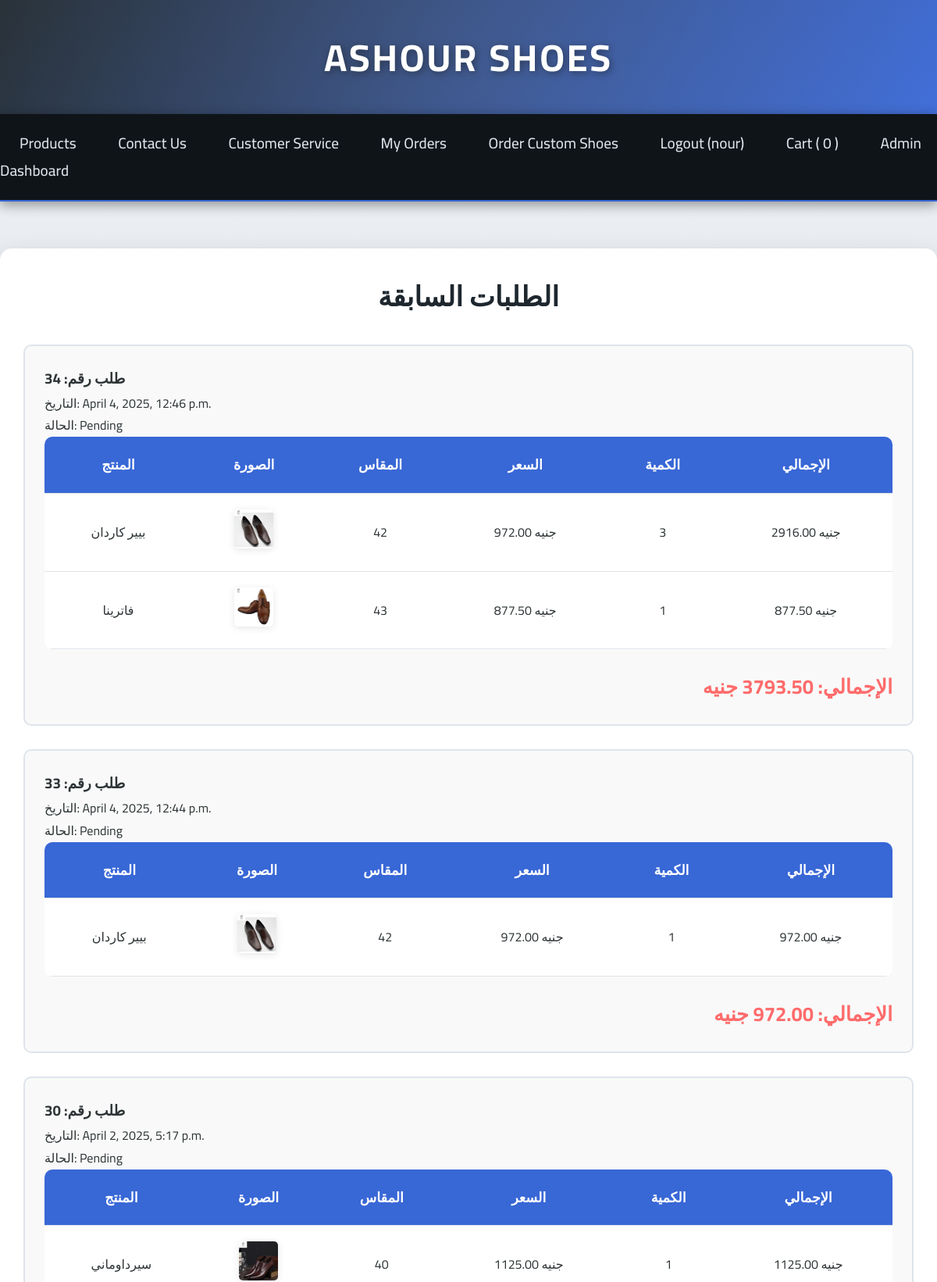
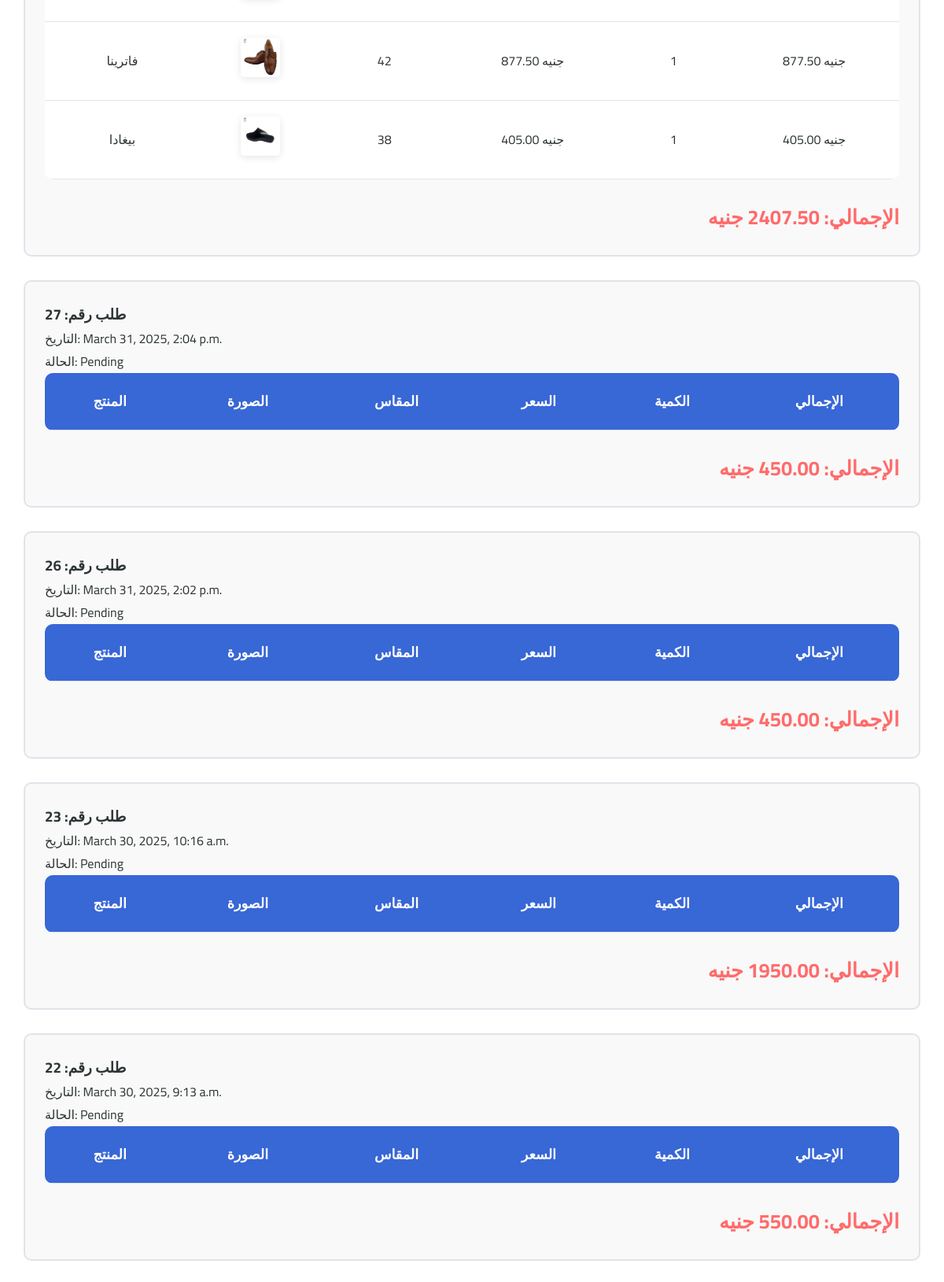
Screenshot of /orders/ (signed in, upper part) with the database file from the repository (2 pictures, top to bottom).
### shop/models.py (models this page shows, shortened)
class Cart(models.Model):
    user = models.OneToOneField(User, on_delete=models.CASCADE)
    created_at = models.DateTimeField(auto_now_add=True)

class Order(models.Model):
    user = models.ForeignKey(User, on_delete=models.CASCADE, related_name='orders')
    created_at = models.DateTimeField(auto_now_add=True)
    total_price = models.DecimalField(max_digits=10, decimal_places=2)
    status = models.CharField(max_length=20, default='Pending')  # Pending, Shipped, Delivered, etc.

class OrderItem(models.Model):
    order = models.ForeignKey(Order, on_delete=models.CASCADE, related_name='items')
    product = models.ForeignKey(Product, on_delete=models.CASCADE)
    quantity = models.PositiveIntegerField()
    size = models.CharField(max_length=10)
    price = models.DecimalField(max_digits=6, decimal_places=2)  # السعر وقت الطلب
    def get_total_price(self):
        return self.quantity * self.price

class Product(models.Model):
    name = models.CharField(max_length=100)
    price = models.DecimalField(max_digits=6, decimal_places=2)
    description = models.TextField()
    image = models.ImageField(upload_to='products/')
    active = models.BooleanField(default=True)

### shop/views.py (the view)
# urls.py: path('orders/', views.view_orders, name='orders'),
@login_required
def view_orders(request):
    orders = Order.objects.filter(user=request.user).order_by('-created_at')
    return render(request, 'pages/orders.html', {'orders': orders})

### templates/pages/orders.html (shortened to what this page needs)
{% extends 'base.html' %}
{% block content %}
<section class="orders-section">
    <h2>الطلبات السابقة</h2>
    {% if orders %}
        {% for order in orders %}
            <div class="order-card">
                <h3>طلب رقم: {{ order.id }}</h3>
                <p>التاريخ: {{ order.created_at }}</p>
                <p>الحالة: {{ order.status }}</p>
                <table class="order-table">
                    <thead>
                        <tr>
                            <th>المنتج</th>
                            <th>الصورة</th>
                            <th>المقاس</th>
                            <th>السعر</th>
                            <th>الكمية</th>
                            <th>الإجمالي</th>
                        </tr>
                    </thead>
                    <tbody>
                        {% for item in order.items.all %}
                        <tr>
                            <td>{{ item.product.name }}</td>
                            <td><img src="{{ item.product.image.url }}" alt="{{ item.product.name }}" style="width: 50px; height: 50px;"></td>
                            <td>{{ item.size }}</td>
                            <td>{{ item.price }} جنيه</td>
                            <td>{{ item.quantity }}</td>
                            <td>{{ item.get_total_price }} جنيه</td>
                        </tr>
                        {% endfor %}
                    </tbody>
                </table>
                <p class="order-total">الإجمالي: {{ order.total_price }} جنيه</p>
            </div>
        {% endfor %}
    {% else %}
        <p>لا توجد طلبات سابقة.</p>
        <a href="{% url 'products' %}"><button>ابدأ التسوق</button></a>
    {% endif %}
</section>
{% endblock %}

### templates/parts/header.html (shortened to what this page needs)
<div class="header">
    <h1>Ashour Shoes</h1>
</div>
<nav>
    <a href="{% url 'products' %}">Products</a>
    <a href="{% url 'contact_us' %}">Contact Us</a>
    <a href="{% url 'customer_service' %}">Customer Service</a>
    {% if user.is_authenticated %}
        <a href="{% url 'orders' %}">My Orders</a>
        <a href="{% url 'custom_order' %}">Order Custom Shoes</a>
        <a href="{% url 'logout' %}">Logout ({{ user.username }})</a>
        <a href="{% url 'view_cart' %}">Cart (<span id="cart-count">
            {% with cart=user.cart %}
                {{ cart.items.count }}
            {% endwith %}
        </span>)</a>
        {% if user.is_superuser %}
        <a href="{% url 'admin:index' %}">Admin Dashboard</a>
        {% endif %}
    {% endif %}
</nav>

### project/static/css/styles.css (style rules this page uses)
* { margin: 0; padding: 0; box-sizing: border-box; font-family: 'Cairo', sans-serif; }
body { background: linear-gradient(to bottom, #f0f2f5, #dfe4ea); color: #2d3436; line-height: 1.8; overflow-x: hidden; }
.header { background: linear-gradient(120deg, #1e272e, #3867d6); padding: 30px 0; text-align: center; box-shadow: 0 6px 20px rgba(0, 0, 0, 0.3); position: relative; overflow: hidden; }
.header h1 { color: #fff; font-size: 3rem; text-transform: uppercase; letter-spacing: 3px; font-weight: 700; animation: slideIn 1s ease-out; text-shadow: 2px 2px 10px rgba(0, 0, 0, 0.5); }
.header::before { content: ''; position: absolute; top: -50%; left: -50%; width: 200%; height: 200%; background: radial-gradient(circle, rgba(255, 255, 255, 0.1), transparent); animation: rotateGlow 15s infinite linear; }
nav { background: #0f1419; padding: 20px 0; position: sticky; top: 0; z-index: 1000; box-shadow: 0 4px 15px rgba(0, 0, 0, 0.4); border-bottom: 2px solid #3867d6; }
nav a { color: #dfe4ea; text-decoration: none; margin: 0 25px; font-size: 1.2rem; font-weight: 500; position: relative; transition: all 0.4s ease; }
nav a::after { content: ''; position: absolute; width: 0; height: 2px; background: #ff6b6b; bottom: -5px; left: 50%; transition: all 0.3s ease; }
.orders-section, .confirmation-section { max-width: 1300px; margin: 60px auto; padding: 30px; background: #fff; border-radius: 15px; box-shadow: 0 10px 30px rgba(0, 0, 0, 0.15); }
.orders-section h2, .confirmation-section h2 { color: #1e272e; font-size: 2.2rem; margin-bottom: 30px; text-align: center; text-transform: uppercase; }
.order-card { padding: 25px; border: 2px solid #dfe4ea; border-radius: 10px; margin-bottom: 30px; background: #f9f9f9; transition: all 0.3s ease; }
.order-table { width: 100%; border-collapse: collapse; background: #fff; border-radius: 10px; overflow: hidden; }
.order-table th, .order-table td { padding: 20px; text-align: center; border-bottom: 1px solid #dfe4ea; }
.order-table th { background: #3867d6; color: #fff; font-size: 1.1rem; text-transform: uppercase; }
.order-table img { border-radius: 5px; box-shadow: 0 2px 10px rgba(0, 0, 0, 0.1); }
.order-total { color: #ff6b6b; font-size: 1.6rem; font-weight: 700; text-align: right; margin-top: 25px; }

### rows the page displays
Cart: items.count "0"
Order: id "34", created_at "April 4, 2025, 12:46 p.m.", status "Pending"
OrderItem: product.name "بيير كاردان", product.image (picture), size "42", price "972.00", quantity "3", get_total_price "2916.00"
OrderItem: product.name "فاترينا", product.image (picture), size "43", price "877.50", quantity "1", get_total_price "877.50"
Order: id "33", created_at "April 4, 2025, 12:44 p.m.", status "Pending"
OrderItem: product.name "بيير كاردان", product.image (picture), size "42", price "972.00", quantity "1", get_total_price "972.00"
Order: id "30", created_at "April 2, 2025, 5:17 p.m.", status "Pending"
OrderItem: product.name "سيرداوماني", product.image (picture), size "40", price "1125.00", quantity "1", get_total_price "1125.00"
OrderItem: product.name "فاترينا", product.image (picture), size "42", price "877.50", quantity "1", get_total_price "877.50"
OrderItem: product.name "بيغادا", product.image (picture), size "38", price "405.00", quantity "1", get_total_price "405.00"
Order: id "27", created_at "March 31, 2025, 2:04 p.m.", status "Pending"
Order: id "26", created_at "March 31, 2025, 2:02 p.m.", status "Pending"
Order: id "23", created_at "March 30, 2025, 10:16 a.m.", status "Pending"
Order: id "22", created_at "March 30, 2025, 9:13 a.m.", status "Pending"

### other values shown
{{ user.username }} "nour"
